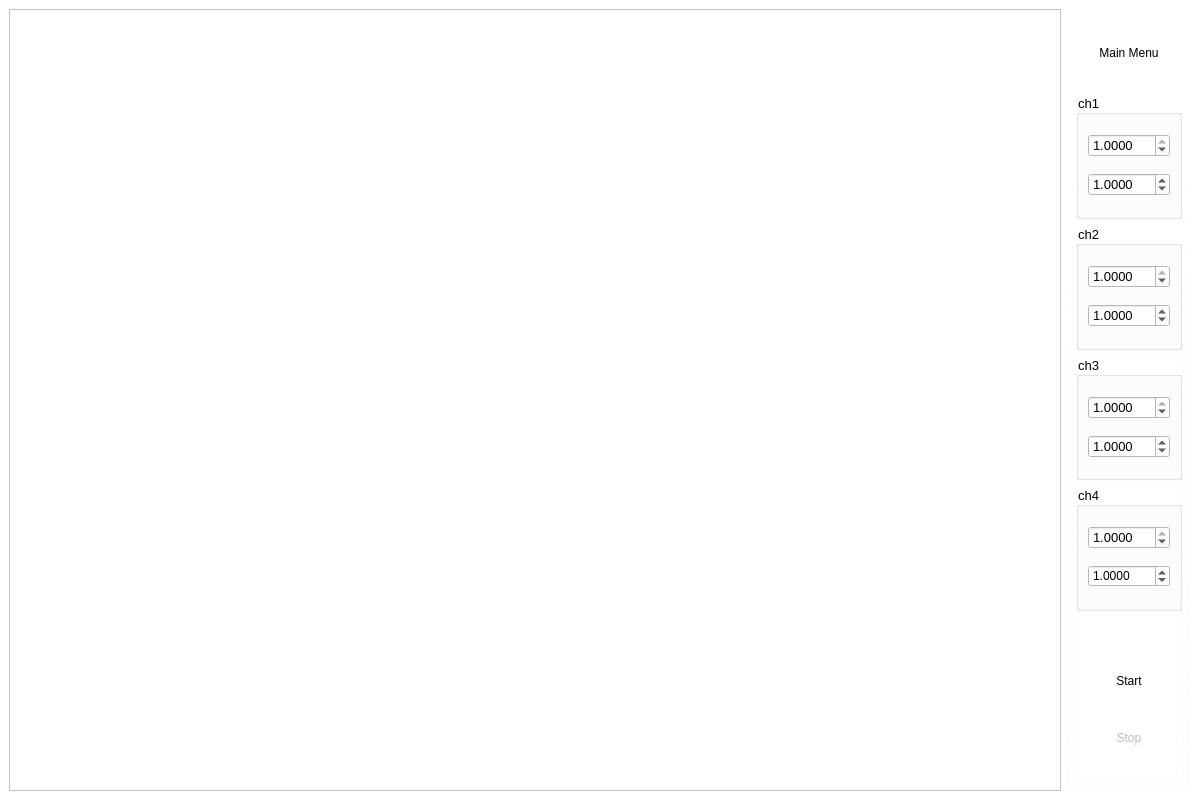
<?xml version="1.0" encoding="UTF-8"?>
<ui version="4.0">
 <class>MeasureWindow</class>
 <widget class="QMainWindow" name="MeasureWindow">
  <property name="geometry">
   <rect>
    <x>0</x>
    <y>0</y>
    <width>1200</width>
    <height>800</height>
   </rect>
  </property>
  <property name="minimumSize">
   <size>
    <width>1200</width>
    <height>800</height>
   </size>
  </property>
  <property name="maximumSize">
   <size>
    <width>16777215</width>
    <height>16777215</height>
   </size>
  </property>
  <property name="windowTitle">
   <string>Blue Physics Measure</string>
  </property>
  <property name="windowIcon">
   <iconset>
    <normaloff>iconspd/onlysphere.png</normaloff>iconspd/onlysphere.png</iconset>
  </property>
  <property name="styleSheet">
   <string notr="true">background-color: rgb(255, 255, 255);</string>
  </property>
  <widget class="QWidget" name="centralwidget">
   <property name="autoFillBackground">
    <bool>false</bool>
   </property>
   <property name="styleSheet">
    <string notr="true">QFrame#frame{

background-color: qlineargradient(spread:pad, x1:0.5, y1:1, x2:0.5, y2:0, stop:0 rgba(250, 250, 250, 90), stop:0.9 rgba(255, 255, 255, 255));

}</string>
   </property>
   <layout class="QHBoxLayout" name="horizontalLayout">
    <item>
     <widget class="GraphicsLayoutWidget" name="graphicsView">
      <property name="backgroundBrush">
       <brush brushstyle="NoBrush">
        <color alpha="255">
         <red>255</red>
         <green>255</green>
         <blue>255</blue>
        </color>
       </brush>
      </property>
     </widget>
    </item>
    <item>
     <widget class="QFrame" name="frame">
      <property name="maximumSize">
       <size>
        <width>124</width>
        <height>16777215</height>
       </size>
      </property>
      <property name="styleSheet">
       <string notr="true">QFrame#frame{

background-color: qlineargradient(spread:pad, x1:0.5, y1:1, x2:0.5, y2:0, stop:0 rgba(250, 250, 250, 90), stop:0.9 rgba(255, 255, 255, 255));

}

QToolButton{
background-color:transparent;
border:none;

}

QToolButton:checked, QToolButton:pressed{
background-color:rgb(240,240,255);
border:1px solid rgb(60, 127, 177)
}

QToolButton:hover{
background-color:rgb(240,240,255)
}

QToolButton:checked:hover{
background-color:rgb(193,210,238);
}</string>
      </property>
      <property name="frameShape">
       <enum>QFrame::NoFrame</enum>
      </property>
      <property name="frameShadow">
       <enum>QFrame::Raised</enum>
      </property>
      <layout class="QVBoxLayout" name="verticalLayout">
       <item>
        <widget class="QToolButton" name="tbmainmenu">
         <property name="sizePolicy">
          <sizepolicy hsizetype="Expanding" vsizetype="Fixed">
           <horstretch>0</horstretch>
           <verstretch>0</verstretch>
          </sizepolicy>
         </property>
         <property name="minimumSize">
          <size>
           <width>0</width>
           <height>70</height>
          </size>
         </property>
         <property name="toolTip">
          <string>Back to Main Menu</string>
         </property>
         <property name="text">
          <string>Main Menu</string>
         </property>
         <property name="icon">
          <iconset>
           <normaloff>iconspd/icons8-home-page-80.png</normaloff>iconspd/icons8-home-page-80.png</iconset>
         </property>
         <property name="iconSize">
          <size>
           <width>50</width>
           <height>50</height>
          </size>
         </property>
         <property name="toolButtonStyle">
          <enum>Qt::ToolButtonIconOnly</enum>
         </property>
        </widget>
       </item>
       <item>
        <widget class="QGroupBox" name="groupBox_3">
         <property name="font">
          <font>
           <pointsize>10</pointsize>
          </font>
         </property>
         <property name="title">
          <string>ch1</string>
         </property>
         <layout class="QVBoxLayout" name="verticalLayout_2">
          <item>
           <widget class="QDoubleSpinBox" name="ch1_gain">
            <property name="font">
             <font>
              <pointsize>10</pointsize>
             </font>
            </property>
            <property name="toolTip">
             <string>Gain mV/count</string>
            </property>
            <property name="decimals">
             <number>4</number>
            </property>
            <property name="maximum">
             <double>1.000000000000000</double>
            </property>
            <property name="singleStep">
             <double>0.000100000000000</double>
            </property>
            <property name="value">
             <double>1.000000000000000</double>
            </property>
           </widget>
          </item>
          <item>
           <widget class="QDoubleSpinBox" name="ch1_amp">
            <property name="font">
             <font>
              <pointsize>10</pointsize>
             </font>
            </property>
            <property name="toolTip">
             <string>Amplification</string>
            </property>
            <property name="decimals">
             <number>4</number>
            </property>
            <property name="maximum">
             <double>20.000000000000000</double>
            </property>
            <property name="singleStep">
             <double>0.000100000000000</double>
            </property>
            <property name="value">
             <double>1.000000000000000</double>
            </property>
           </widget>
          </item>
         </layout>
        </widget>
       </item>
       <item>
        <widget class="QGroupBox" name="groupBox_2">
         <property name="font">
          <font>
           <pointsize>10</pointsize>
          </font>
         </property>
         <property name="title">
          <string>ch2</string>
         </property>
         <layout class="QVBoxLayout" name="verticalLayout_3">
          <item>
           <widget class="QDoubleSpinBox" name="ch2_gain">
            <property name="font">
             <font>
              <pointsize>10</pointsize>
             </font>
            </property>
            <property name="toolTip">
             <string>Gain mV/count</string>
            </property>
            <property name="decimals">
             <number>4</number>
            </property>
            <property name="maximum">
             <double>1.000000000000000</double>
            </property>
            <property name="singleStep">
             <double>0.000100000000000</double>
            </property>
            <property name="value">
             <double>1.000000000000000</double>
            </property>
           </widget>
          </item>
          <item>
           <widget class="QDoubleSpinBox" name="ch2_amp">
            <property name="font">
             <font>
              <pointsize>10</pointsize>
             </font>
            </property>
            <property name="toolTip">
             <string>Amplification</string>
            </property>
            <property name="decimals">
             <number>4</number>
            </property>
            <property name="maximum">
             <double>20.000000000000000</double>
            </property>
            <property name="singleStep">
             <double>0.000100000000000</double>
            </property>
            <property name="value">
             <double>1.000000000000000</double>
            </property>
           </widget>
          </item>
         </layout>
        </widget>
       </item>
       <item>
        <widget class="QGroupBox" name="groupBox_4">
         <property name="font">
          <font>
           <pointsize>10</pointsize>
          </font>
         </property>
         <property name="title">
          <string>ch3</string>
         </property>
         <layout class="QVBoxLayout" name="verticalLayout_4">
          <item>
           <widget class="QDoubleSpinBox" name="ch3_gain">
            <property name="font">
             <font>
              <pointsize>10</pointsize>
             </font>
            </property>
            <property name="toolTip">
             <string>Gain mV/count</string>
            </property>
            <property name="decimals">
             <number>4</number>
            </property>
            <property name="maximum">
             <double>1.000000000000000</double>
            </property>
            <property name="singleStep">
             <double>0.000100000000000</double>
            </property>
            <property name="value">
             <double>1.000000000000000</double>
            </property>
           </widget>
          </item>
          <item>
           <widget class="QDoubleSpinBox" name="ch3_amp">
            <property name="font">
             <font>
              <pointsize>10</pointsize>
             </font>
            </property>
            <property name="toolTip">
             <string>Amplification</string>
            </property>
            <property name="decimals">
             <number>4</number>
            </property>
            <property name="maximum">
             <double>20.000000000000000</double>
            </property>
            <property name="singleStep">
             <double>0.000100000000000</double>
            </property>
            <property name="value">
             <double>1.000000000000000</double>
            </property>
           </widget>
          </item>
         </layout>
        </widget>
       </item>
       <item>
        <widget class="QGroupBox" name="groupBox">
         <property name="font">
          <font>
           <pointsize>10</pointsize>
          </font>
         </property>
         <property name="title">
          <string>ch4</string>
         </property>
         <layout class="QVBoxLayout" name="verticalLayout_5">
          <item>
           <widget class="QDoubleSpinBox" name="ch4_gain">
            <property name="font">
             <font>
              <pointsize>10</pointsize>
             </font>
            </property>
            <property name="toolTip">
             <string>Gain mV/count</string>
            </property>
            <property name="decimals">
             <number>4</number>
            </property>
            <property name="maximum">
             <double>1.000000000000000</double>
            </property>
            <property name="singleStep">
             <double>0.000100000000000</double>
            </property>
            <property name="value">
             <double>1.000000000000000</double>
            </property>
           </widget>
          </item>
          <item>
           <widget class="QDoubleSpinBox" name="ch4_amp">
            <property name="toolTip">
             <string>Amplification</string>
            </property>
            <property name="decimals">
             <number>4</number>
            </property>
            <property name="maximum">
             <double>20.000000000000000</double>
            </property>
            <property name="singleStep">
             <double>0.000100000000000</double>
            </property>
            <property name="value">
             <double>1.000000000000000</double>
            </property>
           </widget>
          </item>
         </layout>
        </widget>
       </item>
       <item>
        <widget class="QFrame" name="frame_3">
         <property name="minimumSize">
          <size>
           <width>0</width>
           <height>100</height>
          </size>
         </property>
         <property name="frameShape">
          <enum>QFrame::NoFrame</enum>
         </property>
         <property name="frameShadow">
          <enum>QFrame::Raised</enum>
         </property>
         <layout class="QGridLayout" name="gridLayout">
          <item row="2" column="0">
           <widget class="QToolButton" name="tbstopmeasure">
            <property name="enabled">
             <bool>false</bool>
            </property>
            <property name="sizePolicy">
             <sizepolicy hsizetype="Expanding" vsizetype="Fixed">
              <horstretch>0</horstretch>
              <verstretch>0</verstretch>
             </sizepolicy>
            </property>
            <property name="minimumSize">
             <size>
              <width>0</width>
              <height>70</height>
             </size>
            </property>
            <property name="maximumSize">
             <size>
              <width>16777215</width>
              <height>16777215</height>
             </size>
            </property>
            <property name="toolTip">
             <string>Stop measuring</string>
            </property>
            <property name="toolTipDuration">
             <number>-1</number>
            </property>
            <property name="text">
             <string>Stop</string>
            </property>
            <property name="icon">
             <iconset>
              <normaloff>iconspd/Stop-100.png</normaloff>iconspd/Stop-100.png</iconset>
            </property>
            <property name="iconSize">
             <size>
              <width>50</width>
              <height>50</height>
             </size>
            </property>
            <property name="toolButtonStyle">
             <enum>Qt::ToolButtonIconOnly</enum>
            </property>
           </widget>
          </item>
          <item row="1" column="0">
           <widget class="QToolButton" name="tbstartmeasure">
            <property name="enabled">
             <bool>true</bool>
            </property>
            <property name="sizePolicy">
             <sizepolicy hsizetype="Expanding" vsizetype="Fixed">
              <horstretch>0</horstretch>
              <verstretch>0</verstretch>
             </sizepolicy>
            </property>
            <property name="minimumSize">
             <size>
              <width>0</width>
              <height>71</height>
             </size>
            </property>
            <property name="maximumSize">
             <size>
              <width>16777215</width>
              <height>32</height>
             </size>
            </property>
            <property name="toolTip">
             <string>Start measuring</string>
            </property>
            <property name="text">
             <string>Start</string>
            </property>
            <property name="icon">
             <iconset>
              <normaloff>iconspd/Play-100.png</normaloff>iconspd/Play-100.png</iconset>
            </property>
            <property name="iconSize">
             <size>
              <width>50</width>
              <height>50</height>
             </size>
            </property>
            <property name="toolButtonStyle">
             <enum>Qt::ToolButtonIconOnly</enum>
            </property>
           </widget>
          </item>
         </layout>
        </widget>
       </item>
      </layout>
     </widget>
    </item>
   </layout>
  </widget>
 </widget>
 <customwidgets>
  <customwidget>
   <class>GraphicsLayoutWidget</class>
   <extends>QGraphicsView</extends>
   <header>pyqtgraph</header>
  </customwidget>
 </customwidgets>
 <resources/>
 <connections/>
</ui>
